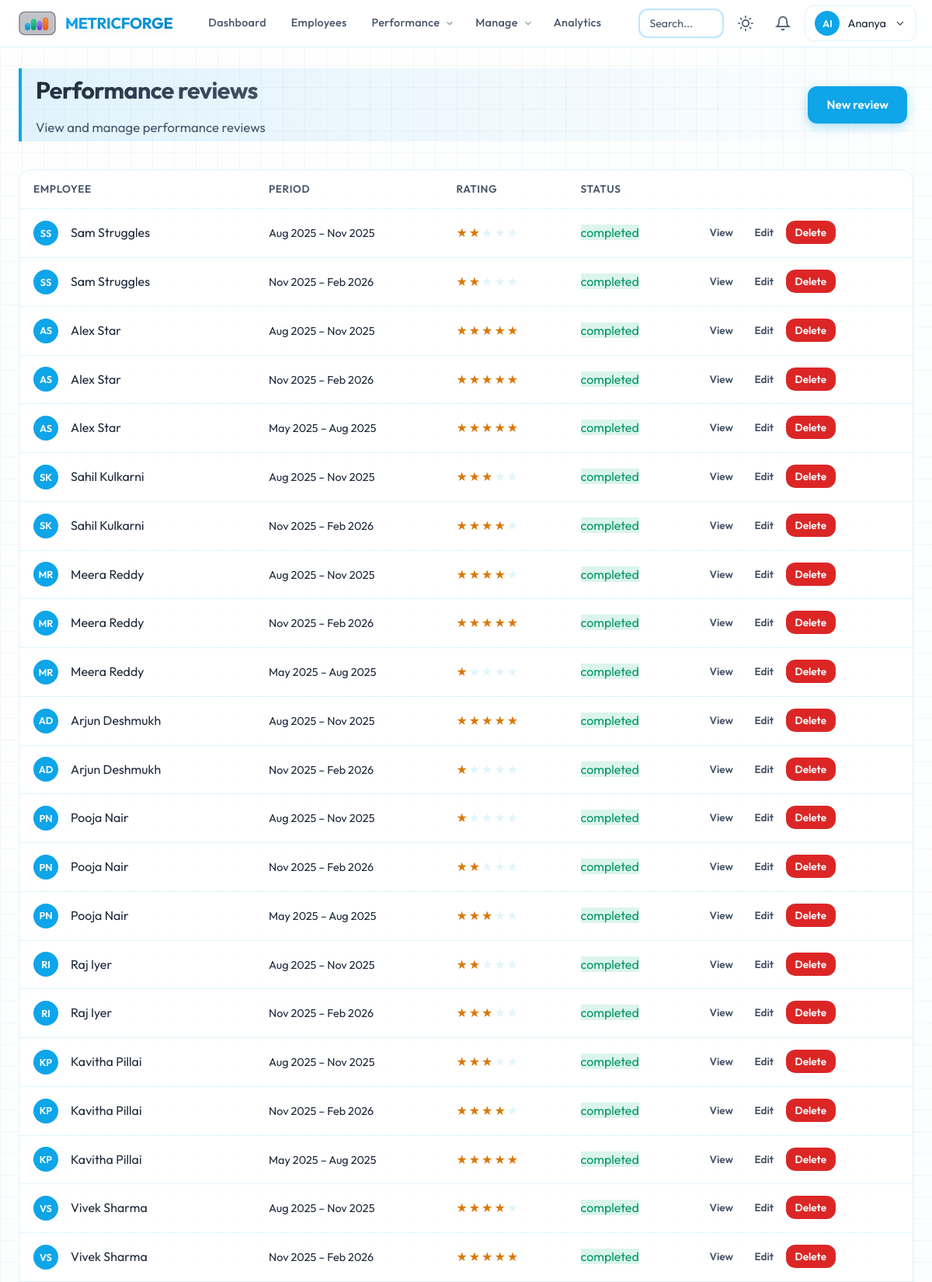
Page /reviews/ (signed in, upper part) on the committed database.
### app/models/user.py (models this page shows, shortened)
class User(UserMixin, db.Model):
    __tablename__ = "users"
    id = db.Column(db.Integer, primary_key=True)
    email = db.Column(db.String(120), unique=True, nullable=False, index=True)
    username = db.Column(db.String(80), unique=True, nullable=False, index=True)
    password_hash = db.Column(db.String(256), nullable=False)
    first_name = db.Column(db.String(80), nullable=False)
    last_name = db.Column(db.String(80), nullable=False)
    avatar_url = db.Column(db.String(256), nullable=True)
    role = db.Column(db.String(20), nullable=False, default=Role.EMPLOYEE)
    department_id = db.Column(db.Integer, db.ForeignKey("departments.id"), nullable=True)
    manager_id = db.Column(db.Integer, db.ForeignKey("users.id"), nullable=True)
    job_title = db.Column(db.String(120), nullable=True)
    phone = db.Column(db.String(24), nullable=True)
    is_active = db.Column(db.Boolean, default=True, nullable=False)
    created_at = db.Column(db.DateTime, default=datetime.utcnow)
    updated_at = db.Column(db.DateTime, default=datetime.utcnow, onupdate=datetime.utcnow)
    last_login = db.Column(db.DateTime, nullable=True)
    department = db.relationship("Department", foreign_keys=[department_id], backref=db.backref("members", lazy="dynamic"))
    manager = db.relationship("User", remote_side=[id], backref=db.backref("direct_reports", lazy="dynamic"))
    @property
    def full_name(self):
        return f"{self.first_name} {self.last_name}"
    def is_admin(self):
        return self.role == Role.ADMIN
    def is_manager(self):
        return self.role in (Role.ADMIN, Role.MANAGER)
    def can_manage_user(self, other):
        if other is None:
            return False
        if self.is_admin():
            return True
        if self.role == Role.MANAGER:
            if other.manager_id == self.id:
                return True
            if self.department_id is not None and other.department_id == self.department_id:
                return True
        return False

### app/models/review.py (models this page shows, shortened)
class Review(db.Model):
    __tablename__ = "reviews"
    id = db.Column(db.Integer, primary_key=True)
    user_id = db.Column(db.Integer, db.ForeignKey("users.id"), nullable=False)
    reviewer_id = db.Column(db.Integer, db.ForeignKey("users.id"), nullable=False)
    period_start = db.Column(db.Date, nullable=False)
    period_end = db.Column(db.Date, nullable=False)
    rating = db.Column(db.Integer, nullable=True)  # 1-5
    summary = db.Column(db.Text, nullable=True)
    strengths = db.Column(db.Text, nullable=True)
    improvements = db.Column(db.Text, nullable=True)
    status = db.Column(db.String(20), default="draft")  # draft, submitted, completed
    submitted_at = db.Column(db.DateTime, nullable=True)
    created_at = db.Column(db.DateTime, default=datetime.utcnow)
    updated_at = db.Column(db.DateTime, default=datetime.utcnow, onupdate=datetime.utcnow)
    user = db.relationship("User", foreign_keys=[user_id])
    reviewer = db.relationship("User", foreign_keys=[reviewer_id])

### app/routes/reviews.py (the view)
@reviews_bp.route("/")
@login_required
def index():
    if current_user.is_manager():
        managed_ids = [
            u.id for u in User.query.filter(
                or_(User.manager_id == current_user.id, User.department_id == current_user.department_id)
            ).filter(User.id != current_user.id).all()
            if current_user.can_manage_user(u)
        ]
        if managed_ids:
            reviews = (
                Review.query.filter(
                    or_(
                        Review.reviewer_id == current_user.id,
                        Review.user_id.in_(managed_ids),
                    )
                )
                .order_by(Review.created_at.desc())
                .all()
            )
        else:
            reviews = Review.query.filter(Review.reviewer_id == current_user.id).order_by(Review.created_at.desc()).all()
    else:
        reviews = Review.query.filter_by(user_id=current_user.id).order_by(Review.created_at.desc()).all()
    return render_template("reviews/index.html", reviews=reviews)

### app/utils/performance.py (called while the page is built)
def _clamp(value: Optional[float], minimum: float = 0.0, maximum: float = 100.0) -> Optional[float]:
    if value is None:
        return None
    return max(minimum, min(maximum, float(value)))

def compute_user_latest_score(
    user_id: int,
    months: int = 3,
    start_date: Optional[datetime] = None,
    end_date: Optional[datetime] = None,
) -> Optional[float]:
    from datetime import timedelta
    if end_date is None:
        end_date = datetime.utcnow()
    if start_date is None:
        start_date = end_date - timedelta(days=months * 31)
    series = compute_user_performance_series(
        user_id=user_id,
        start_date=start_date,
        end_date=end_date,
        max_points=months,
    )
    if not series:
        return None
    scores = [s for _, s in series]
    return round(sum(scores) / len(scores), 1)

### app/utils/rankings.py (called while the page is built)
def get_employees_with_scores(
    department_id: Optional[int] = None,
    months: int = RANKING_MONTHS,
) -> List[Tuple[User, float]]:
    query = User.query.filter(
        User.role == Role.EMPLOYEE,
        User.is_active.is_(True),
        User.department_id.isnot(None),
    )
    if department_id is not None:
        query = query.filter(User.department_id == department_id)
    users = query.all()
    result = []
    for u in users:
        score = compute_user_latest_score(u.id, months=months)
        result.append((u, score if score is not None else 0.0))
    result.sort(key=lambda x: x[1], reverse=True)
    return result

def get_overall_top_performers(
    top_n: int = 3,
    months: int = RANKING_MONTHS,
) -> List[Tuple[User, float]]:
    return get_employees_with_scores(department_id=None, months=months)[:top_n]

### app/templates/reviews/index.html (shortened to what this page needs)
{% extends "base.html" %}
{% block content %}
<div class="page-header reveal">
    <div class="flex justify-between align-center flex-wrap gap-2">
        <div>
            <h1 class="page-title">Performance reviews</h1>
            <p class="page-subtitle">View and manage performance reviews</p>
        </div>
        {% if current_user.is_manager() %}
        <a href="{{ url_for('reviews.create') }}" class="btn btn-primary">New review</a>
        {% endif %}
    </div>
</div>
<div class="table-wrap reveal">
    <table class="table table-interactive">
        <thead>
            <tr>
                <th>Employee</th>
                <th>Period</th>
                <th>Rating</th>
                <th>Status</th>
                <th></th>
            </tr>
        </thead>
        <tbody>
            {% for r in reviews %}
            <tr class="table-row-clickable" data-href="{{ url_for('reviews.view', review_id=r.id) }}">
                <td>
                    <div class="flex align-center gap-2">
                        {% if r.user.avatar_url %}
                        <img src="{{ url_for('static', filename=r.user.avatar_url) }}" alt="" class="avatar-sm">
                        {% else %}
                        <span class="avatar-placeholder">{{ (r.user.first_name[0] + r.user.last_name[0])|upper }}</span>
                        {% endif %}
                        <span>{{ r.user.full_name }}</span>
                    </div>
                </td>
                <td><span class="text-detail">{{ r.period_start.strftime('%b %Y') }} – {{ r.period_end.strftime('%b %Y') }}</span></td>
                <td>
                    {% if r.rating %}
                    <span class="stars-inline" title="{{ r.rating }}/5" aria-label="Rating: {{ r.rating }} out of 5">
                        {% for i in [1,2,3,4,5] %}<span class="{% if i <= r.rating %}star-filled{% else %}star-empty{% endif %}">★</span>{% endfor %}
                    </span>
                    {% else %}
                    <span class="text-muted">—</span>
                    {% endif %}
                </td>
                <td><span class="badge status-{{ r.status }}">{{ r.status }}</span></td>
                <td>
                    <a href="{{ url_for('reviews.view', review_id=r.id) }}" class="btn btn-ghost btn-sm">View</a>
                    {% if current_user.id == r.reviewer_id %}
                    <a href="{{ url_for('reviews.edit', review_id=r.id) }}" class="btn btn-ghost btn-sm">Edit</a>
                    <form method="post" action="{{ url_for('reviews.delete', review_id=r.id) }}" style="display:inline;" data-confirm="Delete this review? This cannot be undone.">
                        <button type="submit" class="btn btn-ghost btn-sm btn-danger">Delete</button>
                    </form>
                    {% endif %}
                </td>
            </tr>
            {% endfor %}
        </tbody>
    </table>
</div>
{% endblock %}

### app/templates/base.html (shortened to what this page needs)
<!DOCTYPE html>
<html lang="en" data-theme="light">
<head>
    <link rel="stylesheet" href="{{ url_for('static', filename='css/main.css') }}">
</head>
<body class="page-wrap">
    {% if current_user.is_authenticated %}
    <header class="main-header">
        <div class="header-inner">
            <a href="{{ url_for('dashboard.home') }}" class="logo logo-bar-graph" id="main-logo" role="button" aria-label="MetricForge home">
                <span class="logo-text">MetricForge</span>
            </a>
            <nav class="main-nav" aria-label="Main">
                <a href="{{ url_for('dashboard.home') }}" class="nav-link" data-tooltip="Overview, goals &amp; activity">Dashboard</a>
                <a href="{{ url_for('employees.index') }}" class="nav-link" data-tooltip="Browse team members">Employees</a>
                <div class="nav-item-dropdown">
                    <a href="#" class="nav-link nav-dropdown-trigger" onclick="return false;">
                        Performance
                        <svg class="chevron-icon" viewBox="0 0 24 24" fill="none" stroke="currentColor" stroke-width="2"><polyline points="6 9 12 15 18 9"/></svg>
                    </a>
                </div>
                {% if current_user.is_manager() or current_user.is_admin() %}
                <div class="nav-item-dropdown">
                    <a href="#" class="nav-link nav-dropdown-trigger" onclick="return false;">
                        Manage
                        <svg class="chevron-icon" viewBox="0 0 24 24" fill="none" stroke="currentColor" stroke-width="2"><polyline points="6 9 12 15 18 9"/></svg>
                    </a>
                </div>
                {% endif %}
                <a href="{{ url_for('analytics.index') }}" class="nav-link" data-tooltip="Org analytics">Analytics</a>
            </nav>
            <div class="header-actions">
                <div class="search-wrap">
                    <input type="search" id="global-search" class="search-input" placeholder="Search..." autocomplete="off">
                </div>
                <button type="button" class="btn-icon theme-toggle" id="theme-toggle" aria-label="Toggle theme">
                    <svg class="icon-sun" viewBox="0 0 24 24" fill="none" stroke="currentColor" stroke-width="2" stroke-linecap="round"><circle cx="12" cy="12" r="5"/><path d="M12 1v2M12 21v2M4.22 4.22l1.42 1.42M18.36 18.36l1.42 1.42M1 12h2M21 12h2M4.22 19.78l1.42-1.42M18.36 5.64l1.42-1.42"/></svg>
                </button>
                <a href="{{ url_for('notifications.index') }}" class="btn-icon notif-link" aria-label="Notifications">
                    <svg viewBox="0 0 24 24" fill="none" stroke="currentColor" stroke-width="2" stroke-linecap="round"><path d="M18 8A6 6 0 0 0 6 8c0 7-3 9-3 9h18s-3-2-3-9"/><path d="M13.73 21a2 2 0 0 1-3.46 0"/></svg>
                </a>
                <div class="user-menu-wrap">
                    <button type="button" class="user-menu-btn" id="user-menu-btn" aria-expanded="false">
                        {% if current_user.avatar_url %}
                        <img src="{{ url_for('static', filename=current_user.avatar_url) }}" alt="" class="avatar-sm">
                        {% else %}
                        <span class="avatar-placeholder">{{ (current_user.first_name[0] + current_user.last_name[0])|upper }}</span>
                        {% endif %}
                        <span class="user-name">{{ current_user.first_name }}</span>
                        <svg class="chevron-icon" viewBox="0 0 24 24" fill="none" stroke="currentColor" stroke-width="2"><polyline points="6 9 12 15 18 9"/></svg>
                    </button>
                </div>
            </div>
        </div>
    </header>
    <main class="main-content">
        {% block content %}{% endblock %}
    </main>
    {% endif %}
</body>
</html>

### app/templates/reviews/index.html (style rules this page uses)
.text-detail { font-size: 0.9rem; }
.stars-inline { font-size: 1rem; }
.badge.status-completed { background: rgba(16, 185, 129, 0.15); color: var(--success); }

### rows in the picture
User: first_name+last_name "AI", first_name "Ananya"
Review: user.full_name "Sam Struggles", period_start "Aug 2025", period_end "Nov 2025", rating 2 (drawn), status "completed"
User: (r.user.first_name[0]+r.user.last_name[0])|upper "SS"
Review: user.full_name "Sam Struggles", period_start "Nov 2025", period_end "Feb 2026", rating 2 (drawn), status "completed"
Review: user.full_name "Alex Star", period_start "Aug 2025", period_end "Nov 2025", rating 5 (drawn), status "completed"
User: (r.user.first_name[0]+r.user.last_name[0])|upper "AS"
Review: user.full_name "Alex Star", period_start "Nov 2025", period_end "Feb 2026", rating 5 (drawn), status "completed"
Review: user.full_name "Alex Star", period_start "May 2025", period_end "Aug 2025", rating 5 (drawn), status "completed"
Review: user.full_name "Sahil Kulkarni", period_start "Aug 2025", period_end "Nov 2025", rating 3 (drawn), status "completed"
User: (r.user.first_name[0]+r.user.last_name[0])|upper "SK"
Review: user.full_name "Sahil Kulkarni", period_start "Nov 2025", period_end "Feb 2026", rating 4 (drawn), status "completed"
Review: user.full_name "Meera Reddy", period_start "Aug 2025", period_end "Nov 2025", rating 4 (drawn), status "completed"
User: (r.user.first_name[0]+r.user.last_name[0])|upper "MR"
Review: user.full_name "Meera Reddy", period_start "Nov 2025", period_end "Feb 2026", rating 5 (drawn), status "completed"
Review: user.full_name "Meera Reddy", period_start "May 2025", period_end "Aug 2025", rating 1 (drawn), status "completed"
Review: user.full_name "Arjun Deshmukh", period_start "Aug 2025", period_end "Nov 2025", rating 5 (drawn), status "completed"
User: (r.user.first_name[0]+r.user.last_name[0])|upper "AD"
Review: user.full_name "Arjun Deshmukh", period_start "Nov 2025", period_end "Feb 2026", rating 1 (drawn), status "completed"
Review: user.full_name "Pooja Nair", period_start "Aug 2025", period_end "Nov 2025", rating 1 (drawn), status "completed"
User: (r.user.first_name[0]+r.user.last_name[0])|upper "PN"
Review: user.full_name "Pooja Nair", period_start "Nov 2025", period_end "Feb 2026", rating 2 (drawn), status "completed"
Review: user.full_name "Pooja Nair", period_start "May 2025", period_end "Aug 2025", rating 3 (drawn), status "completed"
Review: user.full_name "Raj Iyer", period_start "Aug 2025", period_end "Nov 2025", rating 2 (drawn), status "completed"
User: (r.user.first_name[0]+r.user.last_name[0])|upper "RI"
Review: user.full_name "Raj Iyer", period_start "Nov 2025", period_end "Feb 2026", rating 3 (drawn), status "completed"
Review: user.full_name "Kavitha Pillai", period_start "Aug 2025", period_end "Nov 2025", rating 3 (drawn), status "completed"
User: (r.user.first_name[0]+r.user.last_name[0])|upper "KP"
Review: user.full_name "Kavitha Pillai", period_start "Nov 2025", period_end "Feb 2026", rating 4 (drawn), status "completed"
Review: user.full_name "Kavitha Pillai", period_start "May 2025", period_end "Aug 2025", rating 5 (drawn), status "completed"
Review: user.full_name "Vivek Sharma", period_start "Aug 2025", period_end "Nov 2025", rating 4 (drawn), status "completed"
User: (r.user.first_name[0]+r.user.last_name[0])|upper "VS"
Review: user.full_name "Vivek Sharma", period_start "Nov 2025", period_end "Feb 2026", rating 5 (drawn), status "completed"
